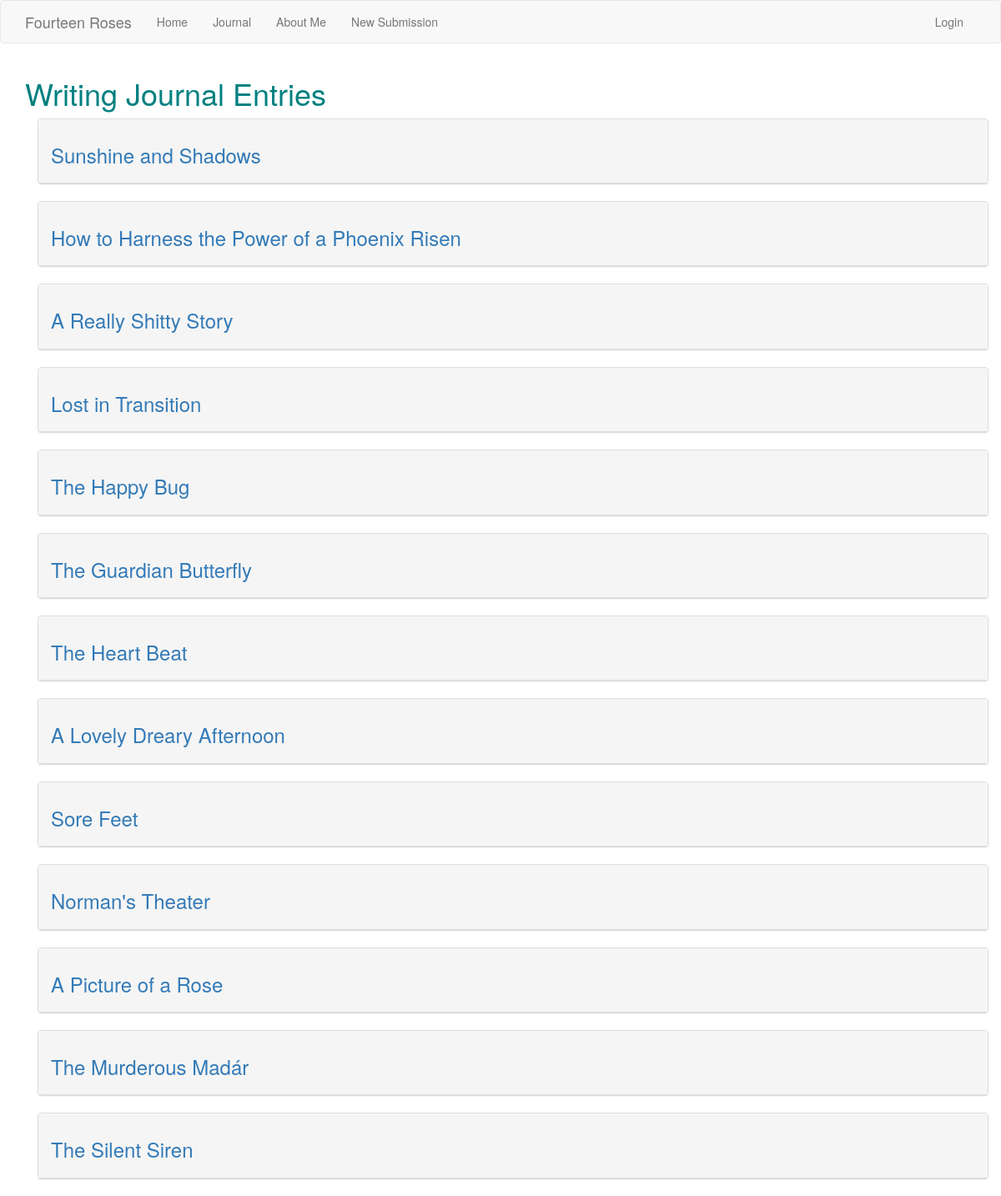
/index, run on the app's committed database.
### app/models.py (models this page shows, shortened)
class StoryPost(db.Model):
    __tablename__ = 'storypost'
    id = db.Column(db.Integer, primary_key=True)
    title = db.Column(db.String(50))
    body = db.Column(db.String())
    timestamp = db.Column(db.DateTime, index=True, default=datetime.utcnow)
    user_id = db.Column(db.Integer, db.ForeignKey('user.id'))
    author = db.relationship('User', back_populates='story_posts',)
    comments = db.relationship('Post', back_populates='story',)

### app/routes.py (the view)
@app.route('/index')
def index():
    posts = StoryPost.query.all()
    for x in posts:
        if x.title == 'Announcments':
            posts.remove(x)
    posts = reversed(posts)
    return render_template("index.html", title='Journal', posts=posts, current_user=current_user,)

### app/templates/index.html (shortened to what this page needs)
{% extends "base.html" %}
{% block app_content %}
    {% if current_user.is_anonymous %}
    <h1>Writing Journal Entries</h1>
    {% else %}
    <h1>Hi, {{ current_user.username }}!</h1>
    {% endif %}
    {% for post in posts %}
        {% include 'post/_storypost.html' %}
    {% endfor %}
{% endblock %}

### app/templates/post/_storypost.html
<div class=container>
        <div class="panel panel-default">
            <div class="panel-heading"><h3><a href="{{ url_for('story', title=post.title) }}">
                {{ post.title }}</a></h3></div>
        </div>
</div>

### app/templates/index.html (style rules this page uses)
h1 { color: teal }

### data on the page
StoryPost: title "Sunshine and Shadows"
StoryPost: title "How to Harness the Power of a Phoenix Risen"
StoryPost: title "A Really Shitty Story"
StoryPost: title "Lost in Transition"
StoryPost: title "The Happy Bug"
StoryPost: title "The Guardian Butterfly"
StoryPost: title "The Heart Beat"
StoryPost: title "A Lovely Dreary Afternoon"
StoryPost: title "Sore Feet"
StoryPost: title "Norman's Theater"
StoryPost: title "A Picture of a Rose"
StoryPost: title "The Murderous Madár"
StoryPost: title "The Silent Siren"
